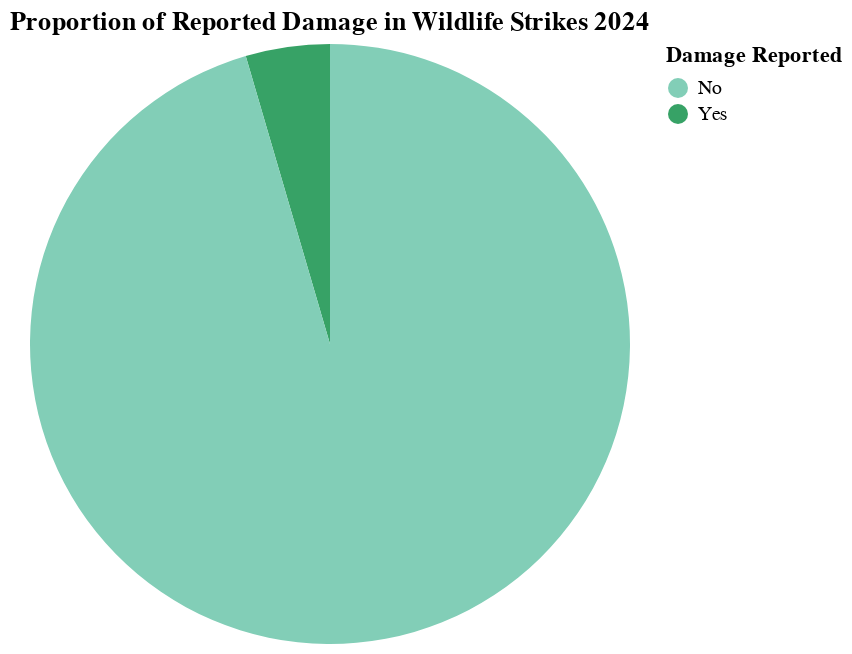

Notebook cell for this chart:
### Code cell
damages_2024_chart = alt.Chart(damages_2024, title='Proportion of Reported Damage in Wildlife Strikes 2024').mark_arc().encode(
    theta='Count',
    color=alt.Color('Damage Reported').scale(scheme='bluegreen'),
    tooltip=['Count', 'Damage Reported'],
)
damages_2024_chart

### Figure 1 — Vega-Lite specification as saved in the notebook (floating-point values rounded to 4 significant figures)
{"config": {"view": {"continuousWidth": 300, "continuousHeight": 300}}, "data": {"name": "data-f4edcfab0fed59814443a8df9c0804dc"}, "mark": {"type": "arc"}, "encoding": {"color": {"field": "Damage Reported", "scale": {"scheme": "bluegreen"}, "type": "nominal"}, "theta": {"field": "Count", "type": "quantitative"}, "tooltip": [{"field": "Count", "type": "quantitative"}, {"field": "Damage Reported", "type": "nominal"}]}, "title": "Proportion of Reported Damage in Wildlife Strikes 2024", "$schema": "https://vega.github.io/schema/vega-lite/v5.20.1.json", "datasets": {"data-f4edcfab0fed59814443a8df9c0804dc": [{"Damage Reported": "Yes", "Count": 347}, {"Damage Reported": "No", "Count": 7310}]}}
